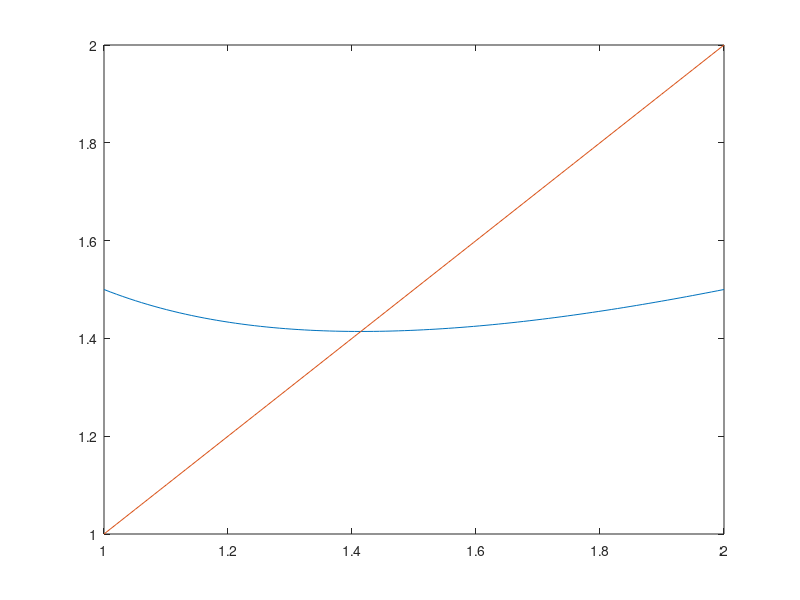

Write MATLAB code to recreate this figure.
%
%
%
% problema 1 del lab  30 enero 2019 por Hector Beltran


g = inline('(x + (2/x))/2');

vx = linspace(1.0,2.0)'; vy = zeros(100,1);

for i=1:100
    vy(i) = g(vx(i));
end
plot(vx,vy,vx,vx)